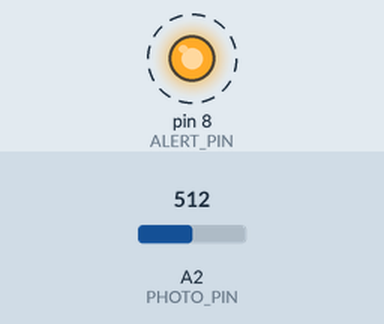
The sketch below on a simulated Arduino Uno, built with avr-gcc and run on an emulated ATmega328P. Parts: output pins drawn as LEDs (lit = HIGH). Dashed ring = blinking. Inputs (shaded band) come from the test bench; at power-on: A2 (PHOTO_PIN) = 512. What the sketch prints to the serial monitor is not drawn.

Above: at 0.05 s.
Timing chart, 0 to 3.0 s (numbered marks = the images above):
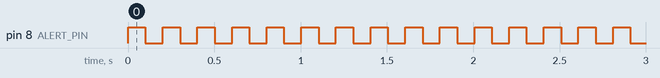

Measured:
- by itself, pin 8 (ALERT_PIN): alternates HIGH for 0.10 s and LOW for 0.10 s

The sketch:

blink_StOp_LED.ino
```cpp
#define PHOTO_PIN A2
#define ALERT_PIN 8

const int LIGHT_THRESHOLD_PERCENT = 21;

bool shouldBlink = false;
bool stopBlink = false;

void setup() {
  pinMode(ALERT_PIN, OUTPUT);
  Serial.begin(9600);
}

void loop() {
  int brightnessRaw = analogRead(PHOTO_PIN);
  int brightnessPercent = map(brightnessRaw, 0, 1023, 0, 100);

  Serial.print("Brightness: ");
  Serial.print(brightnessRaw);
  Serial.print(" (");
  Serial.print(brightnessPercent);
  Serial.println("%)");

  if (brightnessPercent >= LIGHT_THRESHOLD_PERCENT) {
    shouldBlink = true;
  }

  if (Serial.available()) {
    String input = Serial.readStringUntil('\n');
    input.toLowerCase();
    if (input == "stop") {
      shouldBlink = false;
      digitalWrite(ALERT_PIN, LOW);
    }
  }

  if (shouldBlink) {
    digitalWrite(ALERT_PIN, HIGH);
    delay(100);
    digitalWrite(ALERT_PIN, LOW);
    delay(100);
  } else {
    digitalWrite(ALERT_PIN, LOW);
    delay(200);
  }
}
```
